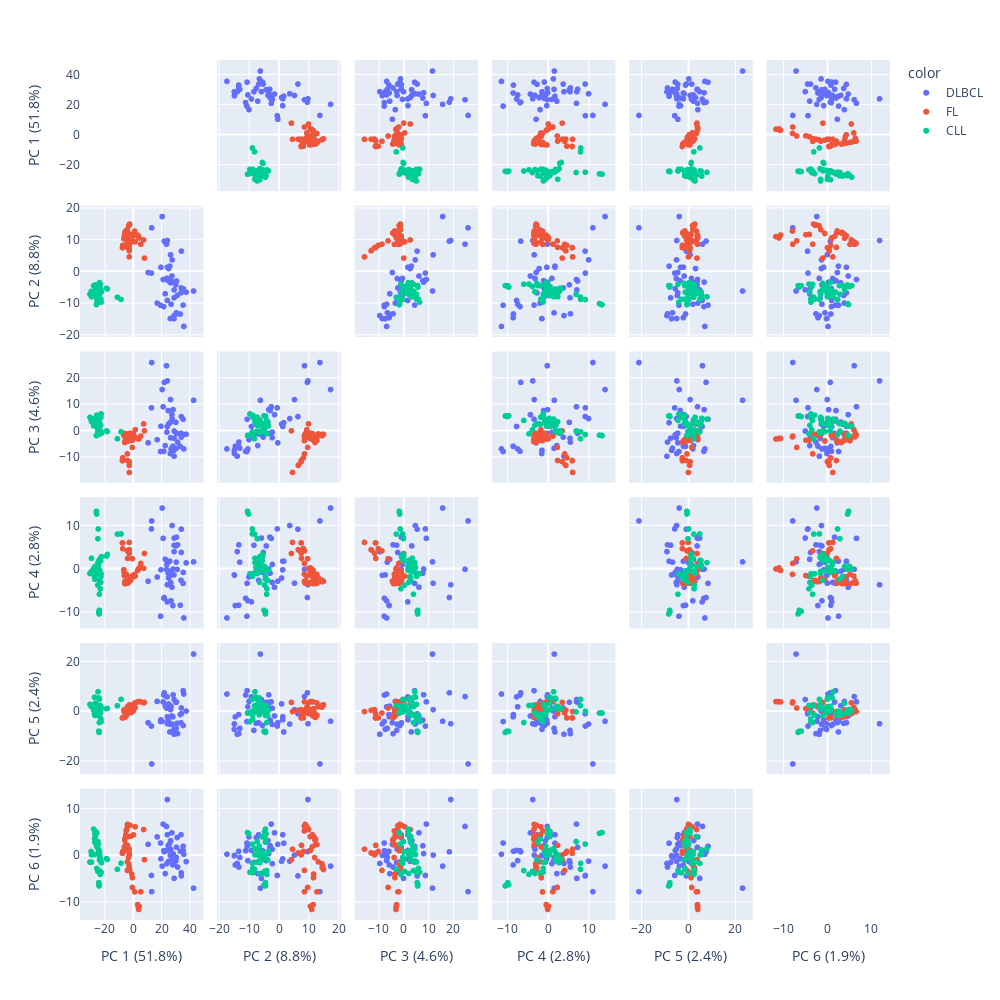

The cell this chart's notebook holds for it:
### Code cell
labels = {
    str(i): f"PC {i+1} ({var:.1f}%)"
    for i, var in enumerate(pca.explained_variance_ratio_ * 100)
}
fig = px.scatter_matrix(
    components,
    labels=labels,
    dimensions=range(6),
    color=Lymphoma_class
)
fig.update_layout(width=1000, height=1000)
fig.update_traces(diagonal_visible=False)
fig.show()
